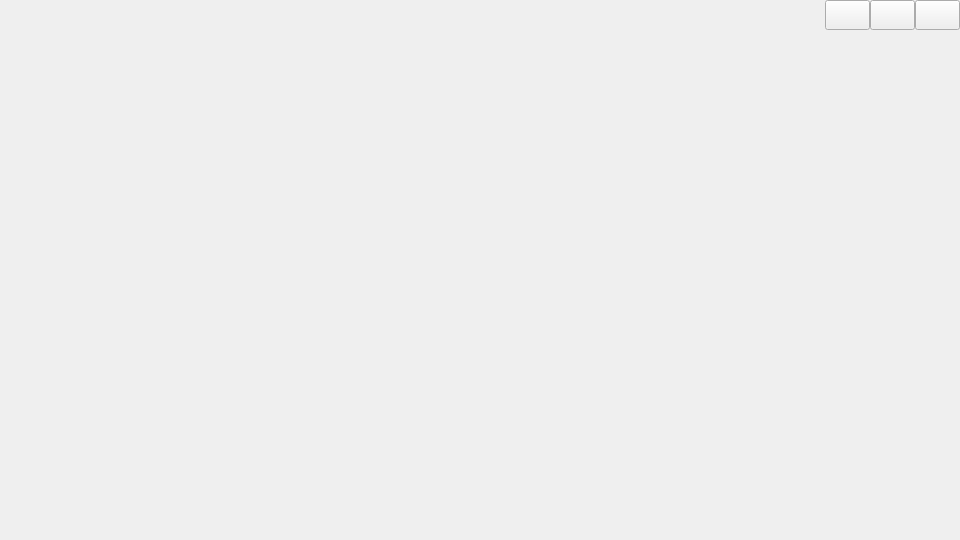
<?xml version="1.0" encoding="UTF-8"?>
<ui version="4.0">
 <class>MainWindow</class>
 <widget class="QMainWindow" name="MainWindow">
  <property name="geometry">
   <rect>
    <x>0</x>
    <y>0</y>
    <width>960</width>
    <height>540</height>
   </rect>
  </property>
  <property name="windowTitle">
   <string>MainWindow</string>
  </property>
  <widget class="QWidget" name="centralwidget">
   <layout class="QGridLayout" name="gridLayout">
    <property name="leftMargin">
     <number>0</number>
    </property>
    <property name="topMargin">
     <number>0</number>
    </property>
    <property name="rightMargin">
     <number>0</number>
    </property>
    <property name="bottomMargin">
     <number>0</number>
    </property>
    <property name="spacing">
     <number>0</number>
    </property>
    <item row="0" column="0">
     <layout class="QHBoxLayout" name="CustomTitleBar">
      <property name="spacing">
       <number>0</number>
      </property>
      <property name="sizeConstraint">
       <enum>QLayout::SetDefaultConstraint</enum>
      </property>
      <item>
       <spacer name="horizontalSpacer">
        <property name="orientation">
         <enum>Qt::Horizontal</enum>
        </property>
        <property name="sizeType">
         <enum>QSizePolicy::Expanding</enum>
        </property>
        <property name="sizeHint" stdset="0">
         <size>
          <width>40</width>
          <height>20</height>
         </size>
        </property>
       </spacer>
      </item>
      <item>
       <widget class="QPushButton" name="MinimazeButton">
        <property name="sizePolicy">
         <sizepolicy hsizetype="Minimum" vsizetype="Fixed">
          <horstretch>0</horstretch>
          <verstretch>0</verstretch>
         </sizepolicy>
        </property>
        <property name="minimumSize">
         <size>
          <width>45</width>
          <height>30</height>
         </size>
        </property>
        <property name="text">
         <string/>
        </property>
       </widget>
      </item>
      <item>
       <widget class="QPushButton" name="ResizeButton">
        <property name="minimumSize">
         <size>
          <width>45</width>
          <height>30</height>
         </size>
        </property>
        <property name="text">
         <string/>
        </property>
       </widget>
      </item>
      <item>
       <widget class="QPushButton" name="ExitButton">
        <property name="enabled">
         <bool>true</bool>
        </property>
        <property name="minimumSize">
         <size>
          <width>45</width>
          <height>30</height>
         </size>
        </property>
        <property name="text">
         <string/>
        </property>
       </widget>
      </item>
     </layout>
    </item>
    <item row="1" column="0">
     <spacer name="verticalSpacer">
      <property name="orientation">
       <enum>Qt::Vertical</enum>
      </property>
      <property name="sizeType">
       <enum>QSizePolicy::MinimumExpanding</enum>
      </property>
      <property name="sizeHint" stdset="0">
       <size>
        <width>20</width>
        <height>40</height>
       </size>
      </property>
     </spacer>
    </item>
   </layout>
  </widget>
 </widget>
 <resources/>
 <connections/>
</ui>
